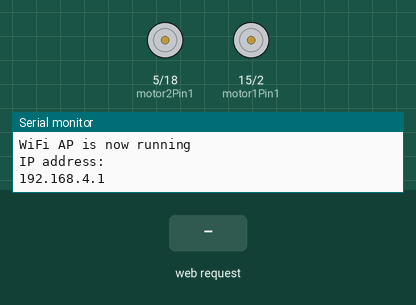
A sketch run on a simulated ESP32. Parts: motor-driver pin pairs drawn as motors (green arrow = first pin HIGH = forward, orange = second pin HIGH = backward, longer = more drive), the last lines printed to the serial monitor. The test bench sets the inputs (shaded band).

Above: at 1.2 s.
1.3 s: HTTP request GET /DRIVE/FORWARD received
At 2.1 s:
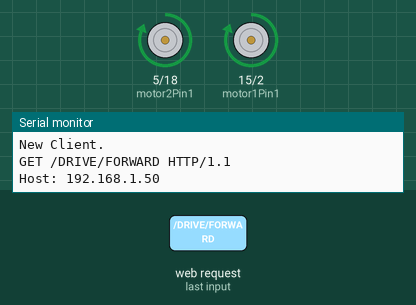
3.8 s: HTTP request GET /TURN/LEFT received
At 4.2 s:
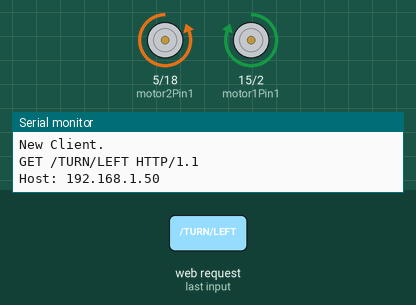
5.8 s: HTTP request GET /TURN/RIGHT received
At 6.2 s:
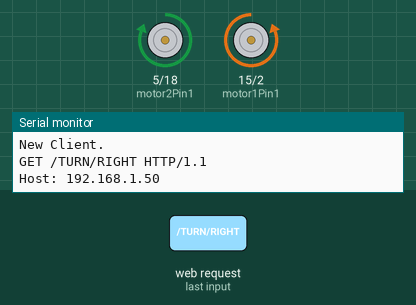
7.8 s: HTTP request GET /DRIVE/BACKWARD received
At 8.6 s:
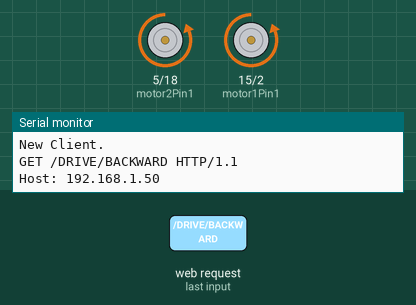
Timing chart, 0 to 10.8 s (numbered marks = the images above; inputs shaded):
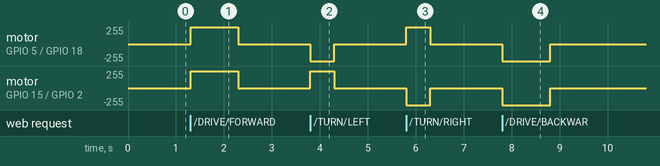

Measured:
- after the input at 1.3 s, motor on GPIO 5 (motor2Pin1) / GPIO 18 (motor2Pin2), motor on GPIO 15 (motor1Pin1) / GPIO 2 (motor1Pin2): stopped → forward 255/255 at once, → stopped 1.0 s later
- after the input at 3.8 s, motor on GPIO 5 (motor2Pin1) / GPIO 18 (motor2Pin2): stopped → backward 255/255 at once, → stopped 0.50 s later; motor on GPIO 15 (motor1Pin1) / GPIO 2 (motor1Pin2): stopped → forward 255/255 at once, → stopped 0.50 s later
- after the input at 5.8 s, motor on GPIO 5 (motor2Pin1) / GPIO 18 (motor2Pin2): stopped → forward 255/255 at once, → stopped 0.50 s later; motor on GPIO 15 (motor1Pin1) / GPIO 2 (motor1Pin2): stopped → backward 255/255 at once, → stopped 0.50 s later
- after the input at 7.8 s, motor on GPIO 5 (motor2Pin1) / GPIO 18 (motor2Pin2), motor on GPIO 15 (motor1Pin1) / GPIO 2 (motor1Pin2): stopped → backward 255/255 at once, → stopped 1.0 s later

The sketch:

WirelessAP.ino
```cpp
 #include <WiFi.h>

 // Create the objects for server and client
 WiFiServer server(80);
 WiFiClient client;

 const char* ssid   = "AI-ASL-BOT";// This is the SSID that ESP32 will broadcast
 const char* password = "JohPhi";     // password should be atleast 8 characters to make it work

 // Create the global variable
 String http;
 String bluLedState = "off";
 String grnLedState = "off";
 String redLedState = "off";
 String drivingState = "STOP";

  // Motor A
  int motor1Pin1 = 15;
  int motor1Pin2 = 2;
  int motor2Pin1 = 5;
  int motor2Pin2 = 18;

 void setup() {
  Serial.begin(115200);
  Serial.print("Connecting to ");
  Serial.println(ssid);

  WiFi.softAP(ssid, password);

  Serial.println( "" );
  Serial.println( "WiFi AP is now running" );
  Serial.println( "IP address: " );
  Serial.println( WiFi.softAPIP() );


  pinMode(motor1Pin1, OUTPUT);
  pinMode(motor1Pin2, OUTPUT);
  pinMode(motor2Pin1, OUTPUT);
  pinMode(motor2Pin2, OUTPUT);

  // Start our ESP32 server
  server.begin();
 }

 void loop(){

  if ( client = server.available() ) {  // Checks if a new client tries to connect to our server
   Serial.println("New Client.");
   String clientData = "";
   while ( client.connected() ) {    // Wait until the client finish sending HTTP request
    if ( client.available() ) {     // If there is a data,
     char c = client.read();      //  read one character
     http += c;            //  then parse it
     Serial.write(c);
     if (c == '\n') {         // If the character is carriage return,
                      //  it means end of http request from client
      if (clientData.length() == 0) { //  Now that the clientData is cleared,
       sendResponse();        //    perform the necessary action
       updateDirection();
       updateWebpage();
       DriveMotors();
       break;
      } else {
       clientData = "";       //  First, clear the clientData
      }
     } else if (c != '\r') {      // Or if the character is NOT new line
      clientData += c;        //  store the character to the clientData variable
     }
    }
   }
   http = "";
   client.stop();            // Disconnect the client.
   Serial.println("Client disconnected.");
   Serial.println("");
  }
 }

 void sendResponse() {
  // Send the HTTP response headers
  client.println("HTTP/1.1 200 OK");
  client.println("Content-type:text/html");
  client.println("Connection: close");
  client.println();
 }

 void updateWebpage() {
  // In here we will display / update the webpage by sending the HTML
  //  to the connected client
  // In order for us to use the HTTP GET functionality,
  //  the HTML hyperlinks or href is use in the buttons.
  //  So that, when you press the buttons, it will send a request to the
  //  web server with the href links by which our ESP32 web server will
  //  be check using HTTP GET and execute the equivalent action

  // Send the whole HTML
  client.println("<!DOCTYPE html><html>");
  client.println("<head>");
  client.println("<title>ASL AI</title>");
  client.println("</head>");

  // Web Page Heading
  client.println("<body><h1>ASL AI Robot Control</h1>");

  // Display buttons for Blue LED
  client.println("<p>Robot satus: " + drivingState + "</p>");


  client.print("<hr>");


  client.println("<p><a href=\"/DRIVE/FORWARD\"><button id=\"DRIVE\">FORWARD</button></a></p>");
  client.println("<p><a href=\"/DRIVE/STOP\"><button id=\"STOP\">STOP</button></a></p>");
  client.println("<p><a href=\"/TURN/LEFT\"><button id=\"LEFT\">LEFT</button></a></p>");
  client.println("<p><a href=\"/TURN/RIGHT\"><button id=\"RIGHT\">RIGHT</button></a></p>");
  client.println("<p><a href=\"/DRIVE/BACKWARD\"><button id=\"BACKWARD\">BACKWARD</button></a></p>");

  client.println("</body></html>");
  client.println();
 }

 void updateDirection() {
  if (http.indexOf("GET /DRIVE/FORWARD") >= 0) {
    drivingState = "FORWARD";
  } else if (http.indexOf("GET /DRIVE/STOP") >= 0) {
    drivingState = "STOP";
  } else if (http.indexOf("GET /TURN/LEFT") >= 0) {
    drivingState = "LEFT";
  } else if (http.indexOf("GET /TURN/RIGHT") >= 0) {
    drivingState = "RIGHT";
  } else if (http.indexOf("GET /DRIVE/BACKWARD") >= 0) {
    drivingState = "BACKWARD";
  }
 }

 void DriveMotors() {
    if(drivingState == "BACKWARD"){
      //Forward
      digitalWrite(motor1Pin1, LOW);
      digitalWrite(motor1Pin2, HIGH);
      digitalWrite(motor2Pin1, LOW);
      digitalWrite(motor2Pin2, HIGH);
      delay(1000);
      drivingState = "STOP";
      digitalWrite(motor1Pin1, LOW);
      digitalWrite(motor1Pin2, LOW);
      digitalWrite(motor2Pin1, LOW);
      digitalWrite(motor2Pin2, LOW);
    }
    else if(drivingState == "STOP"){
      //Stop
      digitalWrite(motor1Pin1, LOW);
      digitalWrite(motor1Pin2, LOW);
      digitalWrite(motor2Pin1, LOW);
      digitalWrite(motor2Pin2, LOW);
    }
    else if(drivingState == "FORWARD"){
      digitalWrite(motor1Pin1, HIGH);
      digitalWrite(motor1Pin2, LOW);
      digitalWrite(motor2Pin1, HIGH);
      digitalWrite(motor2Pin2, LOW);
      delay(1000);
      drivingState = "STOP";
      digitalWrite(motor1Pin1, LOW);
      digitalWrite(motor1Pin2, LOW);
      digitalWrite(motor2Pin1, LOW);
      digitalWrite(motor2Pin2, LOW);
    }
    else if(drivingState == "LEFT"){
      digitalWrite(motor1Pin1, HIGH);
      digitalWrite(motor1Pin2, LOW);
      digitalWrite(motor2Pin1, LOW);
      digitalWrite(motor2Pin2, HIGH);
      delay(500);
      drivingState = "STOP";
      digitalWrite(motor1Pin1, LOW);
      digitalWrite(motor1Pin2, LOW);
      digitalWrite(motor2Pin1, LOW);
      digitalWrite(motor2Pin2, LOW);
    }
    else if(drivingState == "RIGHT"){
      digitalWrite(motor1Pin1, LOW);
      digitalWrite(motor1Pin2, HIGH);
      digitalWrite(motor2Pin1, HIGH);
      digitalWrite(motor2Pin2, LOW);
      delay(500);
      drivingState = "STOP";
      digitalWrite(motor1Pin1, LOW);
      digitalWrite(motor1Pin2, LOW);
      digitalWrite(motor2Pin1, LOW);
      digitalWrite(motor2Pin2, LOW);
    }
 }
```
